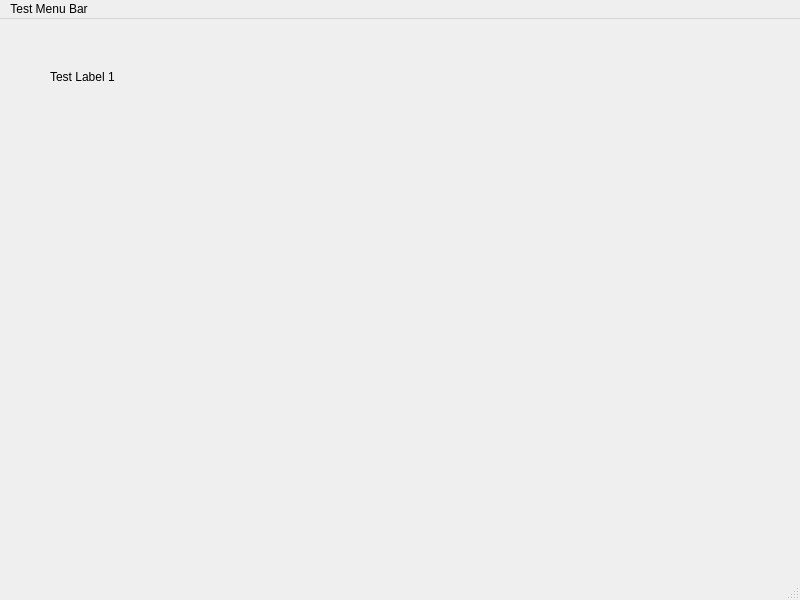
<?xml version="1.0" encoding="UTF-8"?>
<ui version="4.0">
 <class>MainWindow</class>
 <widget class="QMainWindow" name="MainWindow">
  <property name="geometry">
   <rect>
    <x>0</x>
    <y>0</y>
    <width>800</width>
    <height>600</height>
   </rect>
  </property>
  <property name="windowTitle">
   <string>MainWindow</string>
  </property>
  <widget class="QWidget" name="centralwidget">
   <widget class="QLabel" name="label">
    <property name="geometry">
     <rect>
      <x>50</x>
      <y>50</y>
      <width>71</width>
      <height>16</height>
     </rect>
    </property>
    <property name="text">
     <string>Test Label 1</string>
    </property>
   </widget>
  </widget>
  <widget class="QMenuBar" name="menubar1">
   <property name="geometry">
    <rect>
     <x>0</x>
     <y>0</y>
     <width>800</width>
     <height>22</height>
    </rect>
   </property>
   <widget class="QMenu" name="menuTest_Menu_Bar">
    <property name="title">
     <string>Test Menu Bar</string>
    </property>
   </widget>
   <addaction name="menuTest_Menu_Bar"/>
  </widget>
  <widget class="QStatusBar" name="statusbar"/>
 </widget>
 <resources/>
 <connections/>
</ui>
